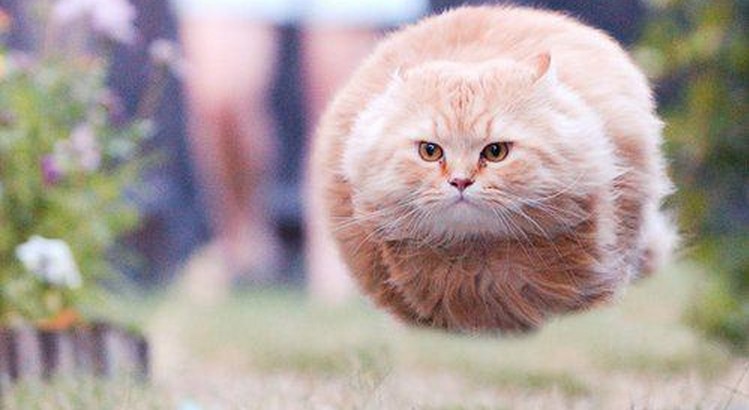
//> input picture cat.png, 749 x 410 px
$ ./binary2 cat.png   (built with g++ and OpenCV 4)
//> lines starting //> are read from the running program, lines starting //| are printed output that depends on the picture; after the words box and inside, x2 and y2 are one past the last pixel; in counts of white or black regions, pixels touching at a corner belong together
#include <iostream>
#include <opencv2/core/core.hpp>
#include <opencv2/imgproc/imgproc.hpp>
#include <opencv2/highgui/highgui.hpp>

using namespace cv;
using namespace std;

#define TRACKBAR_MAX_VALUE 255
#define THRESHOLD_MAX_VALUE 255

const string windowName = "Binary";
Mat grayImage;
void onChange(int value, void* data);

int main(int argc, char* argv[]){
  if (argc <= 1){
    cerr << "usage: binary <file>" << endl;
    return -1;
  }
  Mat image = imread(argv[1]);
//> image is the input picture: 410 rows x 749 cols, CV_8UC3; mean B, G, R 155.8, 159.2, 172.4
  if (!image.data){
    cerr << "no such file: " << argv[1] << endl;
    return -1;
  }
  cvtColor(image, grayImage, CV_BGR2GRAY);
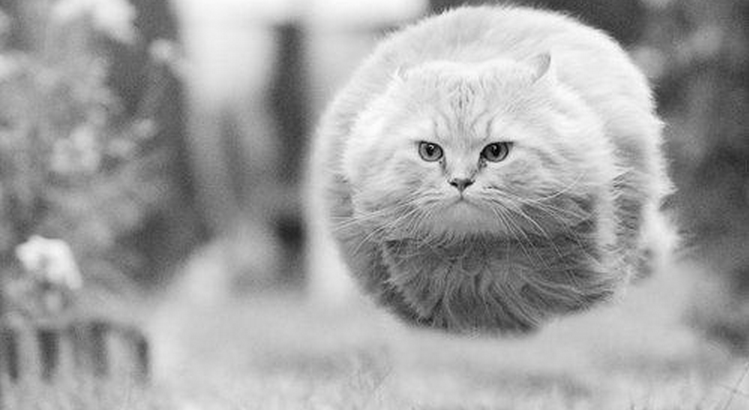
//> grayImage: 410 rows x 749 cols, CV_8UC1; min 0, max 253, mean 162.8
  image.release();
  int value = 128;
  namedWindow(windowName, CV_WINDOW_AUTOSIZE);
  threshold(grayImage, grayImage, value, THRESHOLD_MAX_VALUE, THRESH_BINARY);
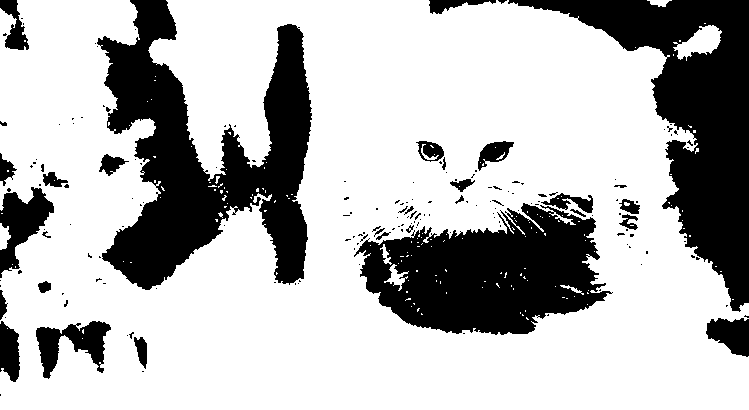
//> grayImage: 410 rows x 749 cols, CV_8UC1; 71.7% white; 173 black regions (141 under 20 px), largest, box (x1, y1, x2, y2) and area: (97, 0, 312, 290) 29149, (508, 0, 749, 312) 24645, (354, 203, 613, 335) 21274
  const string trackbarName = "Threshold";
  createTrackbar(trackbarName, windowName, &value, TRACKBAR_MAX_VALUE, onChange, NULL);
  imshow(windowName, grayImage);
  waitKey(0);
  grayImage.release();
  return 0;
}

void onChange(int value, void* data){
  Mat binaryImage;
  threshold(grayImage, binaryImage, value, THRESHOLD_MAX_VALUE, THRESH_BINARY);
  imshow(windowName, binaryImage);
  binaryImage.release();
}
